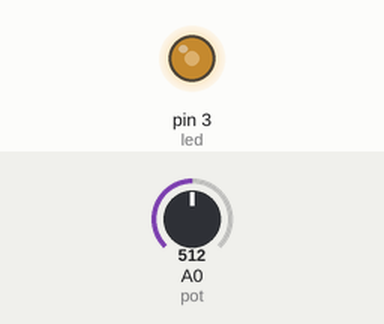
Recording of a sketch running on a simulated Arduino Uno, built with avr-gcc and run on an emulated ATmega328P. On the bench: output pins drawn as LEDs (lit = HIGH). Inputs (shaded band) come from the test bench; at power-on: A0 (pot) = 512.

Above: at 1.2 s.
1.3 s: A0 (pot) set to 716
At 2.1 s:
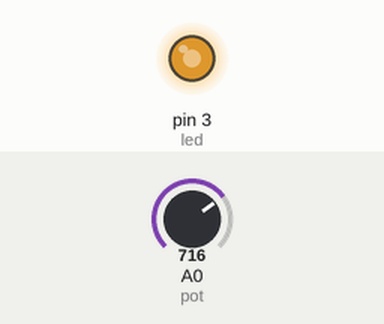
2.8 s: A0 (pot) set to 900
At 3.2 s:
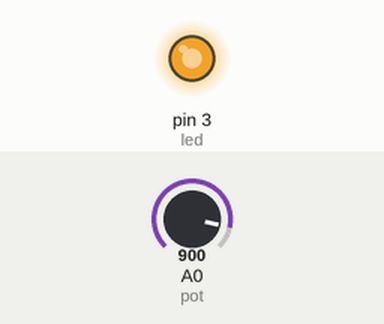
4.3 s: A0 (pot) set to 122
At 5.5 s:
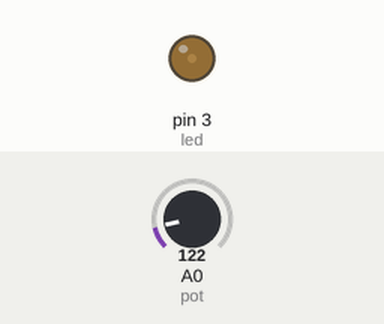
5.8 s: A0 (pot) set to 0
At 6.7 s:
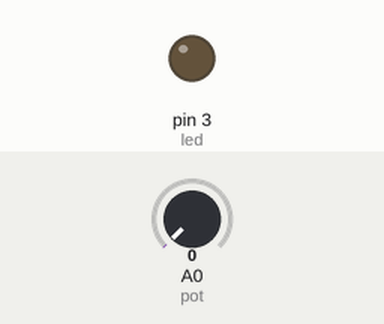
7.3 s: A0 (pot) set to 511
At 7.9 s:
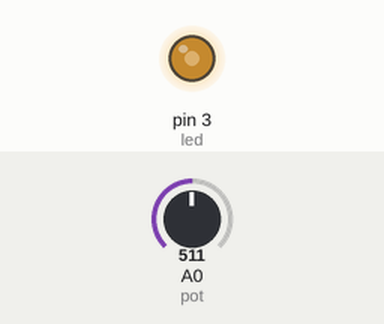
Timing chart, 0 to 9.8 s (numbered marks = the images above; inputs shaded):
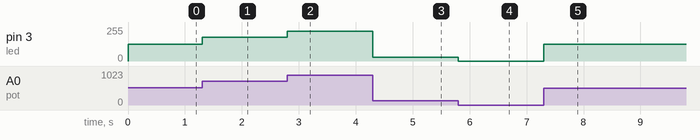

Measured:
- after the input at 1.3 s, pin 3 (led): 127/255 → 178/255 at once
- after the input at 2.8 s, pin 3 (led): 178/255 → 224/255 at once
- after the input at 4.3 s, pin 3 (led): 224/255 → 30/255 at once
- after the input at 5.8 s, pin 3 (led): 30/255 → 0/255 at once
- after the input at 7.3 s, pin 3 (led): 0/255 → 127/255 at once

The sketch:

Potansiyometre_Led.ino
```cpp
#define pot A0
#define led 3

void setup() {

}

void loop() {

  int deger = analogRead(pot); //analog kullanıos ve Read yapıp okuyourz değeri
  deger = map(deger, 0, 1023, 0, 255); //değere de map metoduyla oran? verios
  analogWrite(led, deger); //analog kullanıos ve meydana getirmek için Write kullanıos


}
```
